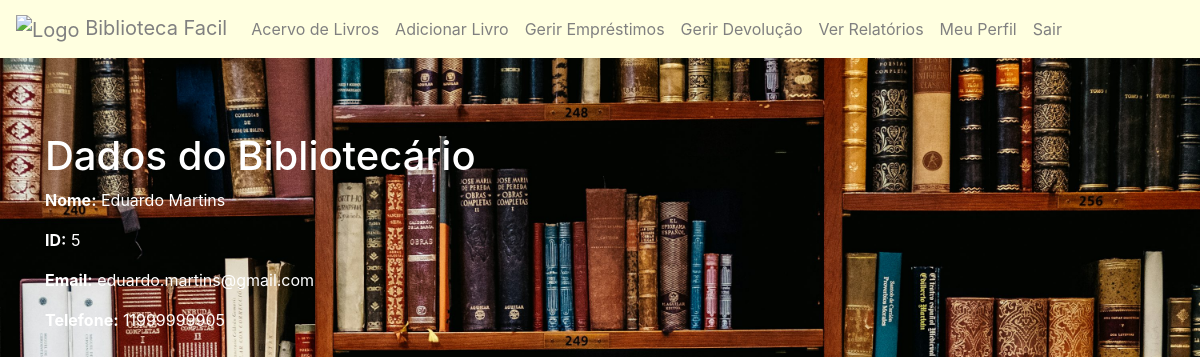
Page /php/perfil_bibliotecario.php (signed in) on the committed database.
### tables this page shows
CREATE TABLE `usuarios` (
  `ID_USUARIO` int(11) NOT NULL,
  `NOME` varchar(100) DEFAULT NULL,
  `EMAIL` varchar(100) DEFAULT NULL,
  `TELEFONE` varchar(15) DEFAULT NULL,
  `TIPO` enum('USUARIO','BIBLIOTECARIO','ADMINISTRADOR') DEFAULT NULL,
  `SENHA` varchar(25) DEFAULT NULL
);

### php/perfil_bibliotecario.php (the view, shortened to what this page needs)
<?php
include 'db/db_connect.php';
$id_usuario = $_SESSION['id_usuario'];
$query = "SELECT * FROM USUARIOS WHERE ID_USUARIO='$id_usuario'";
$result = mysqli_query($conn, $query);
$user = mysqli_fetch_assoc($result);
?>
<!DOCTYPE html>
<html lang="pt-BR">
<head>
</head>
<body>
    <div class="container mt-4">
        <h1>Dados do Bibliotecário</h1>
        <p><strong>Nome:</strong> <?php echo htmlspecialchars($user['NOME']); ?></p>
        <p><strong>ID:</strong> <?php echo htmlspecialchars($user['ID_USUARIO']); ?></p>
        <p><strong>Email:</strong> <?php echo htmlspecialchars($user['EMAIL']); ?></p>
        <p><strong>Telefone:</strong> <?php echo htmlspecialchars($user['TELEFONE']); ?></p>
    </div>
</body>
</html>

### rows in the picture
usuarios: NOME "Eduardo Martins", ID_USUARIO "5", EMAIL "eduardo.martins@gmail.com", TELEFONE "11999999905"
